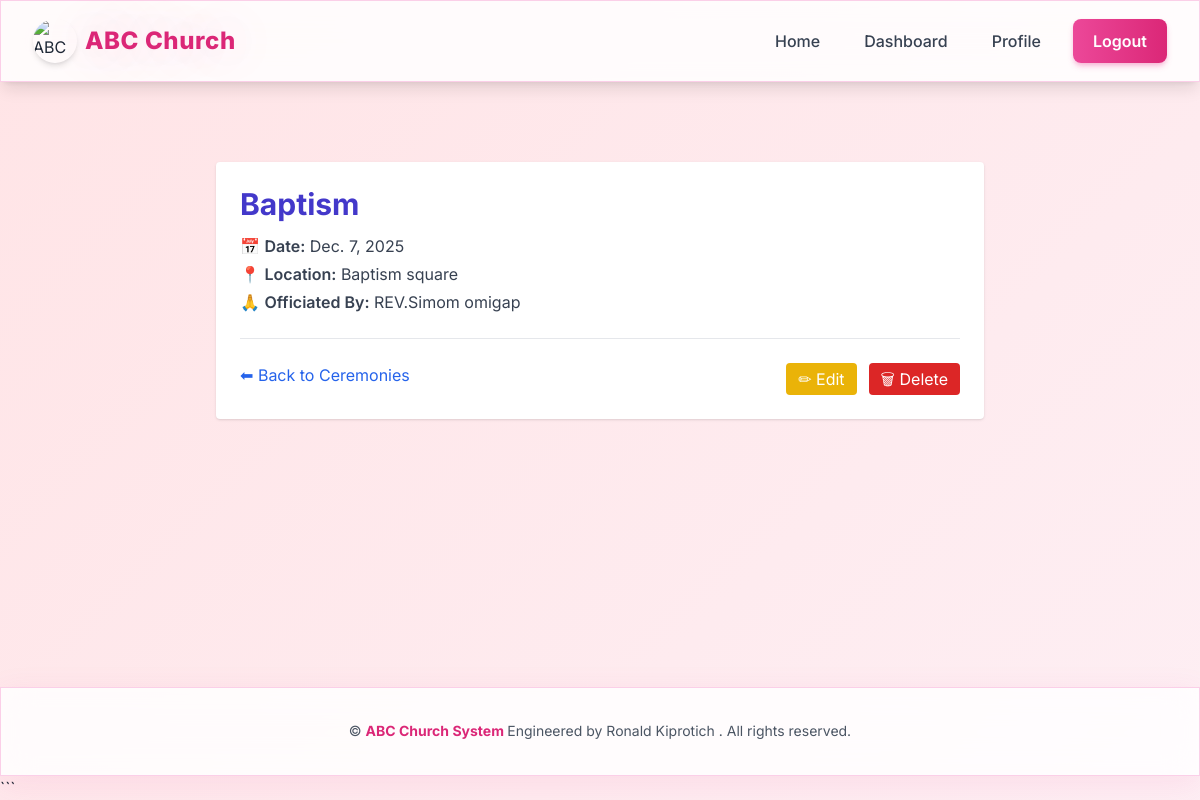
Screenshot of /ceremonies/3/ (signed in) with the database file from the repository.
### ceremonies/models.py (models this page shows, shortened)
class Ceremony(models.Model):
    CEREMONY_TYPES = [
        ('Wedding', 'Wedding'),
        ('Baptism', 'Baptism'),
        ('Funeral', 'Funeral'),
        ('Thanksgiving', 'Thanksgiving'),
        ('Bible Study', 'Bible Study'),
        ('Youth Meeting', 'Youth Meeting'),
        ('Other', 'Other'),
    ]
    member = models.ForeignKey(settings.AUTH_USER_MODEL, on_delete=models.CASCADE)
    ceremony_type = models.CharField(max_length=50, choices=CEREMONY_TYPES)
    date = models.DateField()
    location = models.CharField(max_length=255)
    officiated_by = models.CharField(max_length=100, blank=True, null=True)
    notes = models.TextField(blank=True, null=True)
    created_at = models.DateTimeField(auto_now_add=True)

### ceremonies/views.py (the view)
# urls.py: path('<int:pk>/', CeremonyDetailView.as_view(), name='ceremony_detail'),  # ✅ Add this
class CeremonyDetailView(LoginRequiredMixin, DetailView):
    model = Ceremony
    template_name = 'ceremonies/ceremony_detail.html'
    context_object_name = 'ceremony'

### ceremonies/templates/ceremonies/ceremony_detail.html (shortened to what this page needs)
{% extends 'accounts/base.html' %}
{% block content %}
<div class="max-w-3xl mx-auto bg-white p-6 mt-8 shadow rounded">
  <h1 class="text-3xl font-bold text-indigo-700 mb-3">
    {{ ceremony.ceremony_type }}
  </h1>
  <p class="text-gray-700">
    📅 <span class="font-semibold">Date:</span> {{ ceremony.date }}
  </p>
  <p class="text-gray-700 mt-1">
    📍 <span class="font-semibold">Location:</span> {{ ceremony.location }}
  </p>
  <p class="text-gray-700 mt-1">
    🙏 <span class="font-semibold">Officiated By:</span> {{ ceremony.officiated_by }}
  </p>
  <hr class="my-6">
  <div class="flex justify-between">
    <a href="{% url 'ceremonies:ceremony_list' %}"
       class="text-blue-600 hover:underline">⬅ Back to Ceremonies</a>
    {% if user.is_staff %}
    <div class="flex gap-3">
      <a href="{% url 'ceremonies:edit_ceremony' ceremony.pk %}"
         class="bg-yellow-500 text-white px-3 py-1 rounded hover:bg-yellow-600">
         ✏ Edit
      </a>
      <a href="{% url 'ceremonies:delete_ceremony' ceremony.pk %}"
         class="bg-red-600 text-white px-3 py-1 rounded hover:bg-red-700">
         🗑 Delete
      </a>
    </div>
    {% endif %}
  </div>
</div>
{% endblock %}

### accounts/templates/accounts/base.html (style rules this page uses)
* { font-family: 'Inter', sans-serif; box-sizing: border-box; }
html { scroll-behavior: smooth; }
body { font-feature-settings: "cv02", "cv03", "cv04", "cv11"; overflow-x: hidden; }
.animated-gradient { background: linear-gradient( -45deg, #fce7f3, #fbcfe8, #fdf2f8, #ffe4e6 ); background-size: 400% 400%; animation: gradientShift 15s ease infinite; }

### rows the page displays
Ceremony: ceremony_type "Baptism", date "Dec. 7, 2025", location "Baptism square", officiated_by "REV.Simom omigap"
